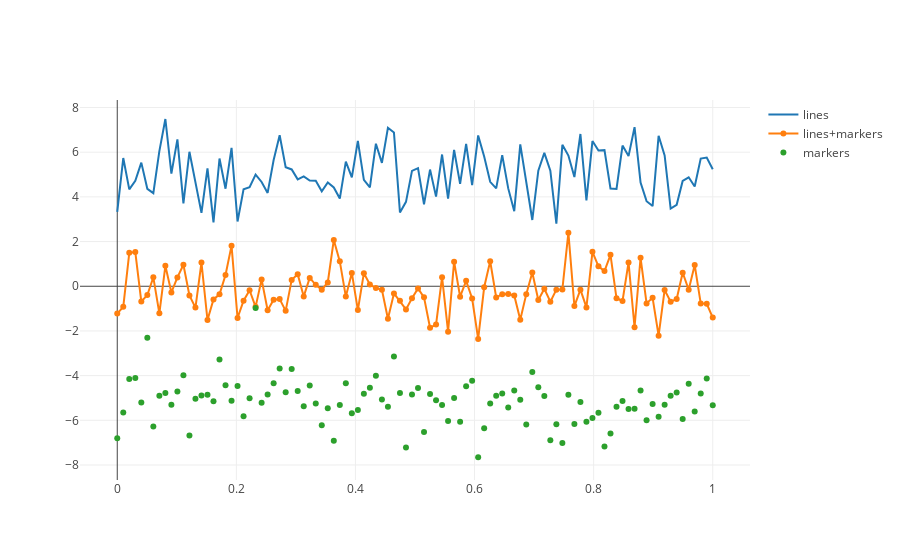

The code cell stored with this chart in its notebook:
### Markdown cell above
### Line Plot Modes

### Code cell
N = 100

random_x = np.linspace(0, 1, N)
random_y0 = np.random.randn(N)+5
random_y1 = np.random.randn(N)
random_y2 = np.random.randn(N)-5

trace0 = go.Scatter(
    x = random_x,
    y = random_y0,
    mode = 'lines',
    name = 'lines'
)
trace1 = go.Scatter(
    x = random_x,
    y = random_y1,
    mode = 'lines+markers',
    name = 'lines+markers'
)
trace2 = go.Scatter(
    x = random_x,
    y = random_y2,
    mode = 'markers',
    name = 'markers'
)
data = [trace0, trace1, trace2]
plotly.offline.iplot(data)
